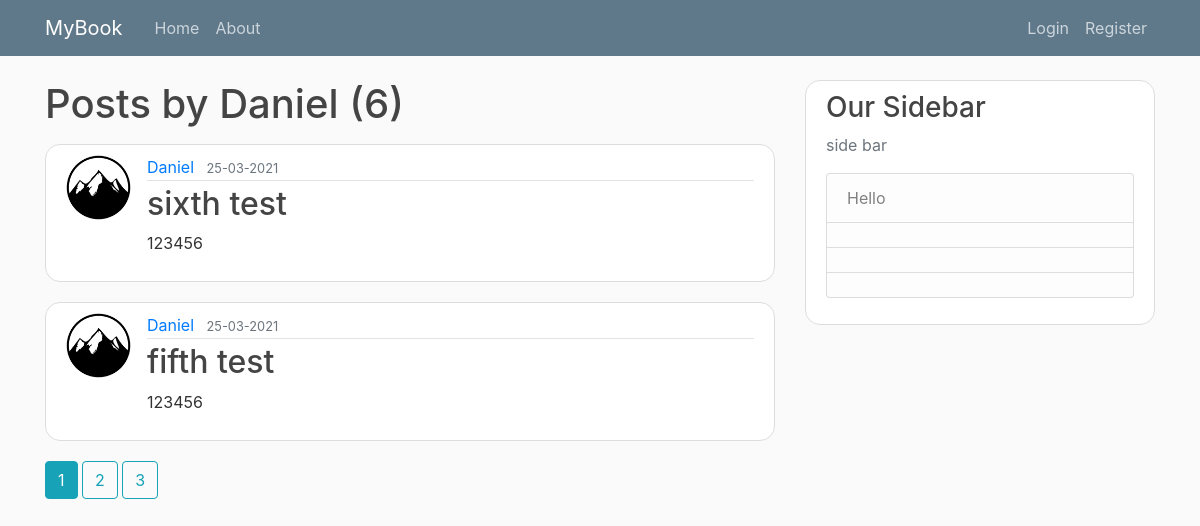
/user/Daniel, run on the app's committed database.
### blog/models.py (models this page shows, shortened)
class User(db.Model, UserMixin):
    id = db.Column(db.Integer, primary_key=True)
    username = db.Column(db.String(20), unique=True, nullable=False)
    email = db.Column(db.String(120), unique=True, nullable=False)
    image_file = db.Column(db.String(20), nullable=False, default='default.jpg')
    password = db.Column(db.String(60), nullable=False)
    posts = db.relationship('Post', backref='author', lazy=True)

class Post(db.Model):
    id = db.Column(db.Integer, primary_key=True)
    title = db.Column(db.String(100), nullable=False)
    date_posted = db.Column(db.DateTime, nullable=False, default=datetime.utcnow)
    content = db.Column(db.Text, nullable=False)
    user_id = db.Column(db.Integer, db.ForeignKey('user.id'), nullable=False)

### blog/routes.py (the view)
@app.route("/user/<string:username>")
def user_posts(username):
    page = request.args.get('page', 1, type=int)
    user = User.query.filter_by(username=username).first_or_404()
    posts = Post.query.filter_by(author=user)\
        .order_by(Post.date_posted.desc())\
        .paginate(page=page, per_page=2)
    return render_template('user_posts.html', posts=posts,user=user)

### blog/templates/user_posts.html
{% extends 'layout.html' %}
{% block content %}
        <h1 class="mb-3">Posts by {{ user.username }} ({{ posts.total }})</h1>
            {% for post in posts.items %}
           <article class="media content-section">
                <img class="round-circle article-img" src="{{ url_for('static',filename='/profile_pics/'+ post.author.image_file) }}">
                  <div class="media-body">
                    <div class="article-metadata">
                      <a class="mr-2" href="{{ url_for('user_posts', username=post.author.username) }}">{{ post.author.username }}</a>
                      <small class="text-muted">{{ post.date_posted.strftime('%d-%m-%Y ') }}</small>
                    </div>
                    <h2><a class="article-title" href="{{ url_for('post',post_id=post.id) }}">{{ post.title }}</a></h2>
                    <p class="article-content">{{ post.content }}</p>
                  </div>
           </article>
        {% endfor %}
        {% for page_num in posts.iter_pages(left_edge=1,right_edge=1, left_current=1,right_current=2) %}
            {%  if page_num %}
                {% if posts.page == page_num %}
                <a class="btn btn-info mb-4" href="{{ url_for('user_posts',username=user.username, page=page_num) }}">{{ page_num }}</a>
                    {% else %}
                    <a class="btn btn-outline-info mb-4" href="{{ url_for('home',username=user.username, page=page_num) }}">{{ page_num }}</a>
                {% endif %}
            {% else %}
            ...
            {% endif %}
        {% endfor %}
{% endblock content %}

### blog/static/main.css (style rules this page uses)
body { background: #fafafa; color: #333333; margin-top: 5rem; }
h1, h2, h3, h4, h5, h6 { color: #444444; }
.content-section { background: #ffffff; padding: 10px 20px; border: 1px solid #dddddd; border-radius: 15px; margin-bottom: 20px; }
.article-title { color: #444444; }
.article-content { white-space: pre-line; }
.article-img { height: 65px; width: 65px; margin-right: 16px; }
.article-metadata { padding-bottom: 1px; margin-bottom: 4px; border-bottom: 1px solid #e3e3e3 }

### data on the page
User: username "Daniel"
Post: image_file (picture), author.username "Daniel", date_posted "25-03-2021", title "sixth test", content "123456"
Post: image_file (picture), author.username "Daniel", date_posted "25-03-2021", title "fifth test", content "123456"

### other printed values
{{ posts.total }} "6"
{{ page_num }} "1"
{{ page_num }} "2" "3"
